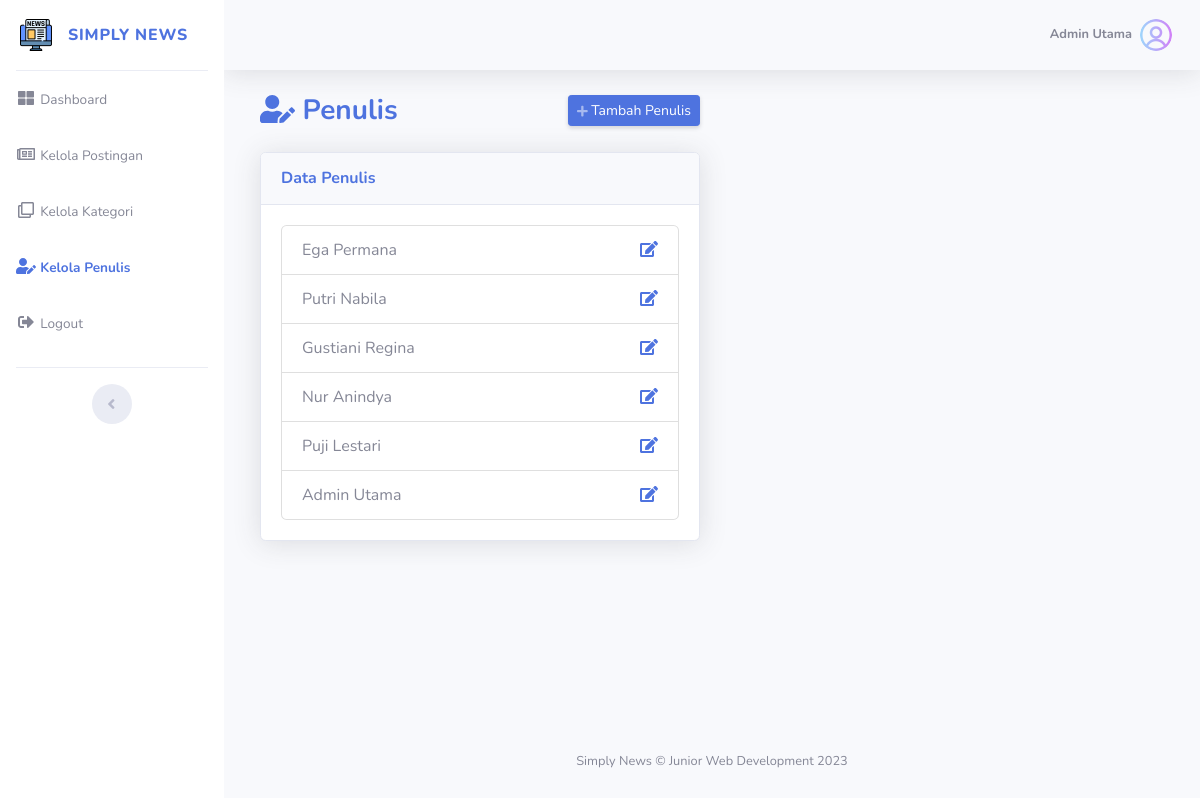
Screenshot of /admin/public/penulis/index.php (signed in) with the database file from the repository.
### tables this page shows
CREATE TABLE `user` (
  `id_user` int(11) NOT NULL,
  `namaLengkap` varchar(100) NOT NULL,
  `username` varchar(100) NOT NULL,
  `password` text NOT NULL,
  `level` varchar(50) DEFAULT NULL
);

### admin/public/penulis/index.php (the view, shortened to what this page needs)
<?php
include "../menu/header.php";
?>
<div class="container-fluid">
  <div class="col-md-10 col-lg-8 col-xl-6">
    <div class="d-sm-flex align-items-center justify-content-between mb-4">
      <h1 class="h3 mb-0 text-primary font-weight-bolder"><i class="fas fa-fw fa-user-edit"></i> Penulis</h1>
      <?php
      if ($_SESSION['level'] == "admin") {
      ?>
        <a href="addPenulis.php" class="d-none d-sm-inline-block btn btn-sm btn-primary shadow-sm"><i class="fas fa-plus fa-sm text-white-50"></i> Tambah Penulis</a>
      <?php } ?>
    </div>
    <div class="card shadow mb-4">
      <div class="card-header py-3">
        <h6 class="m-0 font-weight-bold text-primary">Data Penulis</h6>
      </div>
      <div class="card-body">
        <ul class="list-group">
          <?php
          include "../../database/database.php";
          $data = mysqli_query($conn, "SELECT * FROM user");
          while ($row = mysqli_fetch_array($data)) {
          ?>
            <li class="list-group-item"><?= $row['namaLengkap']; ?>
              <?php if ($row['namaLengkap'] == $_SESSION['namaLengkap'] || $_SESSION['level'] == "admin") { ?>
                <a class="float-right" href="<?= "editPenulis.php?aksi=edit&&id=$row[id_user]"; ?>" class="badge bg-warning text-light"><i class="fas fa-edit"></i></a>
              <?php } ?>
            </li>
          <?php } ?>
        </ul>
      </div>
    </div>
  </div>
</div>
<?php
include "../menu/footer.php";
?>

### rows the page displays
user: namaLengkap "Ega Permana"
user: namaLengkap "Putri Nabila"
user: namaLengkap "Gustiani Regina"
user: namaLengkap "Nur Anindya"
user: namaLengkap "Puji Lestari"
user: namaLengkap "Admin Utama"

### other values shown
$namaLengkap "Admin Utama"
